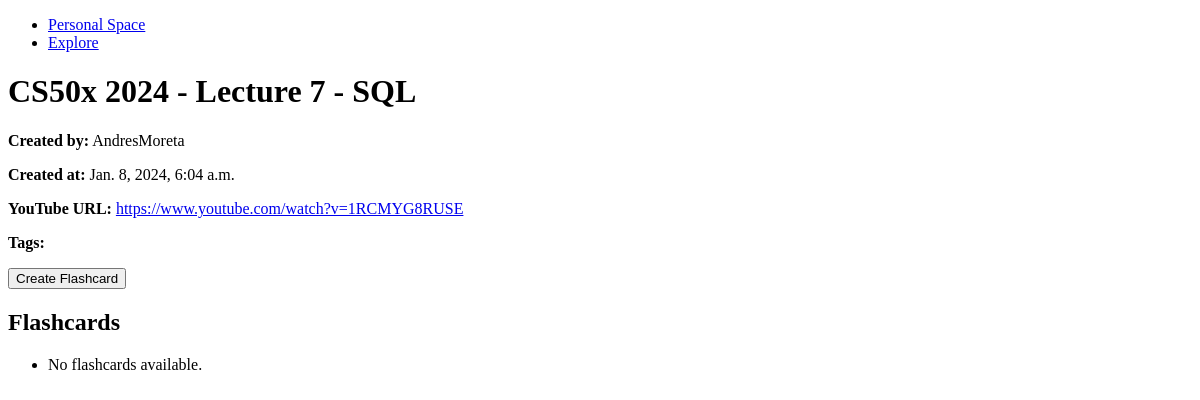
The app's page /lecturespaces/lecturespace/5/, older data.
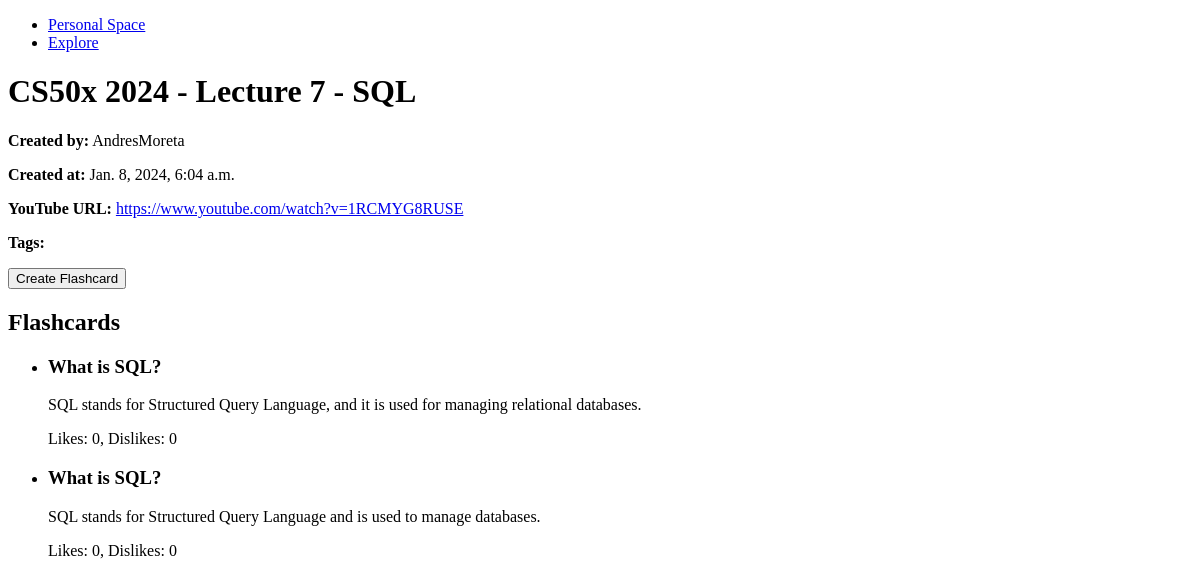
The same page, newer data.
### lecturespaces/models.py (models this page shows, shortened)
class Lecturespace(models.Model):
    title = models.CharField(max_length=200)
    youtube_url = models.URLField()
    tags = models.ManyToManyField(Tag)
    created_at = models.DateTimeField(auto_now_add=True)
    created_by = models.ForeignKey(settings.AUTH_USER_MODEL, on_delete=models.CASCADE)

class Flashcard(models.Model):
    title = models.CharField(max_length=200, default='Default Title')
    content = models.TextField()
    lecturespace = models.ForeignKey(Lecturespace, on_delete=models.CASCADE, related_name='flashcards')
    likes = models.PositiveIntegerField(default=0)
    dislikes = models.PositiveIntegerField(default=0)

### lecturespaces/views.py (the view)
# urls.py: path('lecturespace/<int:lecturespace_id>/', views.lecturespace_detail, name='lecturespace_detail'),
def lecturespace_detail(request, lecturespace_id):
    lecturespace = get_object_or_404(Lecturespace, id=lecturespace_id)
    return render(request, 'lecturespaces/lecturespace_detail.html', {'lecturespace': lecturespace})

### lecturespaces/templates/lecturespaces/lecturespace_detail.html (shortened to what this page needs)
<!DOCTYPE html>
<html>
<head>
</head>
<body>
    <ul>
        <li><a href="{% url 'user_dashboard' %}">Personal Space</a></li>
        <li><a href="{% url 'explore_lecturespaces' %}">Explore</a></li>
      </ul>
    <h1>{{ lecturespace.title }}</h1>
    <p><strong>Created by:</strong> {{ lecturespace.created_by.username }}</p>
    <p><strong>Created at:</strong> {{ lecturespace.created_at }}</p>
    <p><strong>YouTube URL:</strong> <a href="{{ lecturespace.youtube_url }}">{{ lecturespace.youtube_url }}</a></p>
    <p><strong>Tags:</strong>
    </p>
    <form id="flashcard-form" action="{% url 'create_flashcard' lecturespace.id %}" method="post">
        <button type="submit">Create Flashcard</button>
    </form>
    <h2>Flashcards</h2>
    <ul>
        {% for flashcard in lecturespace.flashcards.all %}
            <li>
                <h3>{{ flashcard.title }}</h3>
                <p>{{ flashcard.content }}</p>
                <p>Likes: {{ flashcard.likes }}, Dislikes: {{ flashcard.dislikes }}</p>
            </li>
        {% empty %}
            <li>No flashcards available.</li>
        {% endfor %}
    </ul>
</body>
</html>

Row changes from the older to the newer data that the page shows:
added Flashcard: title "What is SQL?", content "SQL stands for Structured Query Language, and it is used for managing relational databases.", likes "0", dislikes "0"
added Flashcard: title "What is SQL?", content "SQL stands for Structured Query Language and is used to manage databases.", likes "0", dislikes "0"
Text that changed along with them:
text no longer shown: "No flashcards available."
